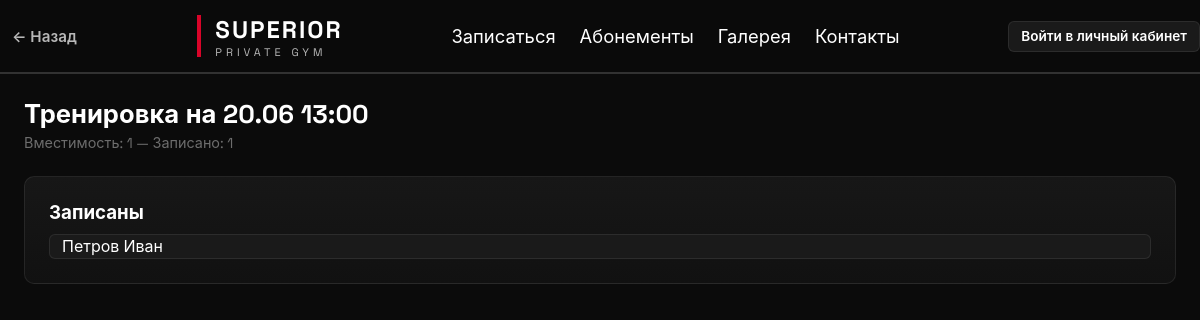
Screenshot of /slot/4 with the database file from the repository.
### app/models.py (models this page shows, shortened)
class Slot(Base):
    __tablename__ = "slots"
    id = Column(Integer, primary_key=True)
    start_time = Column(DateTime)
    capacity = Column(Integer, default=4)
    completed = Column(Boolean, default=False)

class Client(Base):
    __tablename__ = "clients"
    id = Column(Integer, primary_key=True)
    first_name = Column(String, nullable=True)
    last_name = Column(String, nullable=True)
    patronymic = Column(String, nullable=True)
    birth_year = Column(Integer, nullable=True)
    birth_place = Column(String, nullable=True)
    phone = Column(String, nullable=True)
    name = Column(String, nullable=True)          # legacy — полное имя одной строкой
    height_cm = Column(Integer, nullable=True)
    weight_kg = Column(Integer, nullable=True)
    body_fat = Column(Integer, nullable=True)  # % жира
    hip_cm = Column(Integer, nullable=True)       # обхват бедра
    waist_cm = Column(Integer, nullable=True)     # обхват талии
    chest_cm = Column(Integer, nullable=True)     # обхват груди
    shoulders_cm = Column(Integer, nullable=True) # обхват плеч
    biceps_cm = Column(Integer, nullable=True)    # обхват бицепса
    neck_cm = Column(Integer, nullable=True)       # обхват шеи
    wrist_cm = Column(Integer, nullable=True)      # обхват запястья (для типа телосложения)
    skinfold_chest = Column(Integer, nullable=True)     # калипер: грудь (мм)
    skinfold_abdominal = Column(Integer, nullable=True) # калипер: живот (мм)
    skinfold_thigh = Column(Integer, nullable=True)     # калипер: бедро (мм)
    skinfold_triceps = Column(Integer, nullable=True)   # калипер: трицепс (мм)
    skinfold_subscapular = Column(Integer, nullable=True) # калипер: под лопаткой (мм)
    login = Column(String, unique=True, nullable=True)
    password_hash = Column(String, nullable=True)
    photo_path = Column(String, nullable=True)   # путь к фото относительно static/
    sex = Column(String, nullable=True)            # m/f
    goal = Column(String, nullable=True)             # lose | gain | recompose
    activity_level = Column(String, nullable=True)   # sedentary | light | moderate | active | extreme
    pd_consent_given = Column(Boolean, default=False)
    pd_consent_at = Column(DateTime, nullable=True)
    frozen_until = Column(DateTime, nullable=True)        # заморожен до (заморозка стрика)
    freeze_days_remaining = Column(Integer, default=0)    # осталось дней заморозки
    last_freeze_cd = Column(DateTime, nullable=True)       # кулдаун разморозки (24ч)
    notes = Column(String, nullable=True)                  # произвольный комментарий

### app/routes/schedule.py (the view)
@router.get("/slot/{slot_id}")
def slot_page(
    request: Request,
    slot_id: int,
    db: Session = Depends(get_db),
    week_offset: int = 0,
    user: dict = Depends(get_current_user),
):
    slot = db.get(Slot, slot_id)
    bookings = db.query(Booking).filter(Booking.slot_id == slot_id).all()
    clients = [db.get(Client, b.client_id) for b in bookings]
    all_clients = db.query(Client).all()
    slot_employees = db.query(SlotEmployee).filter(SlotEmployee.slot_id == slot_id).all()
    assigned_trainers = [db.get(Employee, se.employee_id) for se in slot_employees]
    available_trainers = db.query(Employee).filter(
        Employee.is_active == True,
        Employee.position.in_(["trainer", "director"]),
    ).all()
    return templates.TemplateResponse(
        request=request,
        name="slot.html",
        context={
            "slot": slot,
            "clients": clients,
            "all_clients": all_clients,
            "assigned_trainers": assigned_trainers,
            "available_trainers": available_trainers,
            "week_offset": week_offset,
            "user": user,
        },
    )

### templates/slot.html (shortened to what this page needs)
{% extends "base.html" %}
{% block content %}
<div class="slot__header">
	<h2 class="slot__header-title">Тренировка на {{ slot.start_time.strftime('%d.%m %H:%M') }}</h2>
	<div class="slot__header-meta">Вместимость: {{ slot.capacity }} — Записано: {{ clients|length }} {% if slot.completed %}— ✅ Проведено{% endif %}</div>
</div>
{% set flash = request.query_params.get('flash') %}
{% if user and user.role in ('admin', 'trainer') %}
{% if slot.completed %}
<div class="panel mb-3">
	<div class="flex-row" style="justify-content:space-between;">
		<div>
			<h3>Программа тренировки</h3>
			<p class="text-muted" style="font-size:0.85rem;">Просмотр плана упражнений</p>
		</div>
		<div class="flex-row">
			<a class="btn btn--primary" href="/slot/{{ slot.id }}/program?week_offset={{ week_offset }}">План тренировки</a>
			<button class="btn btn--secondary" type="submit" form="delete-slot-form"
				onclick="return confirm('Удалить слот из расписания?');">Удалить слот</button>
		</div>
	</div>
</div>
<div class="slot-columns">
	<div class="slot-columns__left">
		<div class="panel">
			<h3>Записаны</h3>
			<ul class="client-list mt-1">
				{% for client in clients %}
				<li class="client-list__item">{{ client.fio() }}</li>
				{% else %}
				<p class="text-muted">Нет записанных клиентов</p>
				{% endfor %}
			</ul>
		</div>
		<div class="panel mt-2">
			<h3>Тренеры</h3>
			<ul class="client-list mt-1">
				{% for trainer in assigned_trainers %}
				<li class="client-list__item">{{ trainer.fio() }}</li>
				{% else %}
				<p class="text-muted">Тренер не назначен</p>
				{% endfor %}
			</ul>
		</div>
	</div>
	<div class="slot-columns__right">
		<div class="panel">
			<h3>Настройки слота</h3>
			<p class="text-muted" style="font-size:0.85rem;">Слот проведён, редактирование недоступно.</p>
			<form id="delete-slot-form" method="post" action="/slots/delete/{{ slot.id }}" class="form--inline">
				{{ csrf_input(request) }}
				<input type="hidden" name="week_offset" value="{{ week_offset }}" />
			</form>
		</div>
	</div>
</div>
{% else %}
<div class="panel mb-3">
	<div class="flex-row" style="justify-content:space-between;">
		<div>
			<h3>Программа тренировки</h3>
			<p class="text-muted" style="font-size:0.85rem;">Просмотр и редактирование плана упражнений</p>
		</div>
		<div class="flex-row">
			<a class="btn btn--primary" href="/slot/{{ slot.id }}/program?week_offset={{ week_offset }}">План тренировки</a>
			{% if clients and clients|length > 0 %}
			<form method="post" action="/slot/{{ slot.id }}/complete"
				onsubmit="return confirm('Подтвердить проведение занятия и списать 1 занятие у всех записанных?');">
				{{ csrf_input(request) }}
				<input type="hidden" name="week_offset" value="{{ week_offset }}" />
				<button class="btn btn--success" type="submit">Тренировка завершена</button>
			</form>
			{% endif %}
		</div>
	</div>
</div>
<div class="slot-columns">
	<div class="slot-columns__left">
		<div class="panel">
			<h3>Записаны</h3>
			<ul class="client-list mt-1">
				{% for client in clients %}
				<li class="client-list__item">
					<span>{{ client.fio() }}</span>
					<form method="post" action="/slot/{{ slot.id }}/remove" class="form--inline">
						{{ csrf_input(request) }}
						<input type="hidden" name="client_id" value="{{ client.id }}" />
						<input type="hidden" name="week_offset" value="{{ week_offset }}" />
						<button class="btn btn--small">Удалить</button>
					</form>
				</li>
				{% else %}
				<p class="text-muted">Нет записанных клиентов</p>
				{% endfor %}
			</ul>
			<form method="post" action="/slot/{{ slot.id }}/add" class="flex-row mt-2">
				{{ csrf_input(request) }}
				<select name="client_id" class="form__select">
					{% for client in all_clients %}
					<option value="{{ client.id }}">{{ client.name }}</option>
					{% endfor %}
				</select>
				<input type="hidden" name="week_offset" value="{{ week_offset }}" />
				<button class="btn btn--primary">Добавить</button>
			</form>
		</div>
		<div class="panel mt-2">
			<h3>Тренеры</h3>
			<ul class="client-list mt-1">
				{% for trainer in assigned_trainers %}
				<li class="client-list__item">
					<span>{{ trainer.fio() }}</span>
					<form method="post" action="/slot/{{ slot.id }}/remove-trainer" class="form--inline">
						{{ csrf_input(request) }}
						<input type="hidden" name="employee_id" value="{{ trainer.id }}" />
						<input type="hidden" name="week_offset" value="{{ week_offset }}" />
						<button class="btn btn--small">Убрать</button>
					</form>
				</li>
				{% else %}
				<p class="text-muted">Тренер не назначен</p>
				{% endfor %}
			</ul>
			<form method="post" action="/slot/{{ slot.id }}/assign-trainer" class="flex-row mt-2" id="assign-trainer-form">
				{{ csrf_input(request) }}
				<select name="employee_id" class="form__select" onchange="document.getElementById('assign-trainer-form').requestSubmit();">
					<option value="">— Назначить тренера —</option>
					{% for t in available_trainers %}
					<option value="{{ t.id }}">{{ t.fio() }} ({{ t.position }})</option>
					{% endfor %}
				</select>
				<input type="hidden" name="week_offset" value="{{ week_offset }}" />
			</form>
		</div>
	</div>
	<div class="slot-columns__right">
		<div class="panel">
			<h3>Настройки слота</h3>
			<form method="post" action="/slots/edit/{{ slot.id }}" class="form mt-1" id="edit-slot-form">
				{{ csrf_input(request) }}
				<input type="hidden" name="week_offset" value="{{ week_offset }}" />
				<div class="flex-row mt-1">
					<label class="form__label">Время</label>
					<input class="form__input" type="text" name="start_time" value="{{ slot.start_time.strftime('%Y-%m-%d %H:%M') }}" required />
				</div>
				<div class="flex-row mt-1">
					<label class="form__label">Вместимость</label>
					<select name="capacity" class="form__select">
						<option value="1" {% if slot.capacity == 1 %}selected{% endif %}>1</option>
						<option value="2" {% if slot.capacity == 2 %}selected{% endif %}>2</option>
						<option value="3" {% if slot.capacity == 3 %}selected{% endif %}>3</option>
						<option value="4" {% if slot.capacity == 4 %}selected{% endif %}>4</option>
					</select>
				</div>
				<div class="flex-row mt-1">
					<button class="btn btn--primary" type="submit" form="edit-slot-form">Сохранить</button>
					<button class="btn btn--secondary" type="submit" form="delete-slot-form"
						onclick="return confirm('Удалить слот? Это удалит все бронирования.');">Удалить слот</button>
				</div>
			</form>
			<form id="delete-slot-form" method="post" action="/slots/delete/{{ slot.id }}" class="form--inline">
				{{ csrf_input(request) }}
				<input type="hidden" name="week_offset" value="{{ week_offset }}" />
			</form>
		</div>
	</div>
</div>
{% endif %}
{% else %}
<div class="panel">
	<h3>Записаны</h3>
	<ul class="client-list mt-1">
		{% for client in clients %}
		<li class="client-list__item">{{ client.fio() }}</li>
		{% else %}
		<p class="text-muted">Нет записанных клиентов</p>
		{% endfor %}
	</ul>
</div>
{% endif %}
{% endblock %}

### static/css/variables.css (style rules this page uses)
*, *::before, *::after { margin:0; padding:0; box-sizing:border-box; }
html { scroll-behavior:smooth; }
body { background:var(--bg-primary); color:var(--text-primary); font-family:var(--font); min-height:100vh; }

### static/css/components.css (style rules this page uses)
.slot__header { margin-bottom:24px; }
.slot__header-title { font-size:1.6rem; font-weight:700; margin-bottom:4px; }
.slot__header-meta { color:var(--text-muted); font-size:0.9rem; }
.client-list { list-style:none; display:flex; flex-direction:column; gap:6px; }
.client-list__item { background:var(--bg-elevated); padding:1px 12px; border-radius:var(--radius-sm); border:1px solid var(--border); display:flex; justify-content:space-between; align-items:center; }
.panel { background:linear-gradient(180deg,#171717,#111111); border:1px solid var(--border); border-radius:var(--radius-md); padding:24px; transition:var(--transition); }
.mt-1 { margin-top:10px; }

### static/css/responsive.css (style rules this page uses)
html { scroll-behavior: smooth; }

### rows the page displays
Slot: start_time "20.06 13:00", capacity "1"
Client: fio "Петров Иван"

### other values shown
{{ clients|length }} "1"
